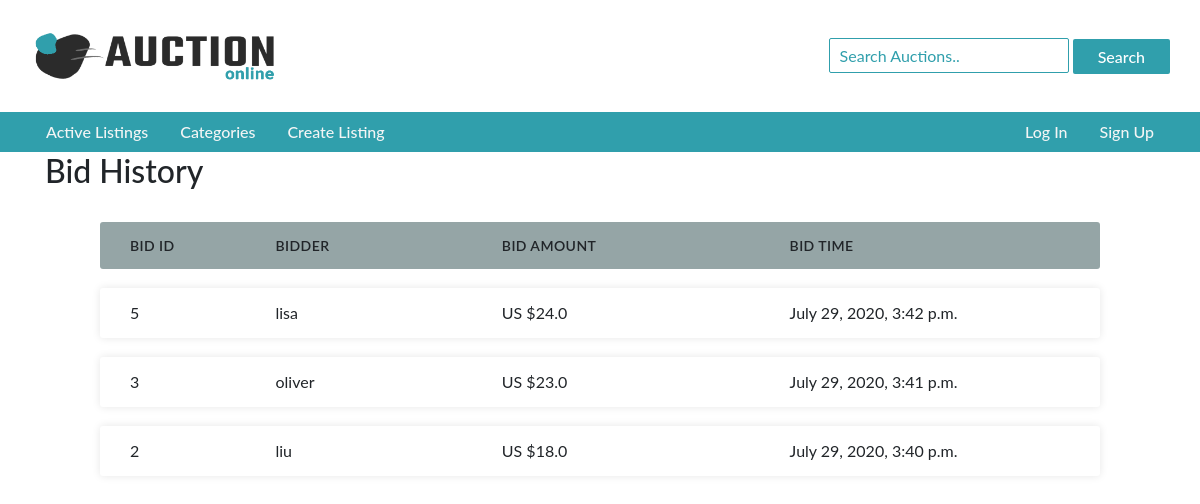
The app's page /listing/22/bids, older data.
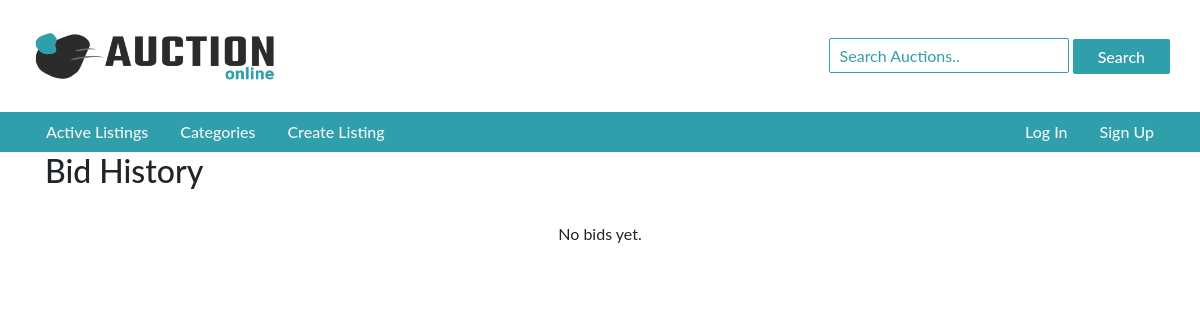
The same page, newer data.
### auctions/models.py (models this page shows, shortened)
class UserBid(models.Model):
    bidder = models.ForeignKey(User, on_delete=models.CASCADE, related_name="user_bid")
    listing = models.ManyToManyField(Listing, related_name="bids")
    bid = models.FloatField()
    time = models.DateTimeField(default=datetime.now)  # Set default correctly

class User(AbstractUser):
    watchlist = models.ManyToManyField(Listing, blank=True, related_name="watchers")
    listing = models.ManyToManyField(Listing, blank=True, related_name="creater")
    bought_items = models.ManyToManyField(Listing, blank=True, related_name="buyer")
    def __str__(self):
        return f"{self.username}"

### auctions/views.py (the view)
# urls.py: path("listing/<int:id>/bids", views.bids, name="bids"),
def bids(request, id):
    list_item = Listing.objects.get(id=id)
    bids = UserBid.objects.filter(listing=list_item).all().order_by('-id')
    creater = list_item.creater.get()
    if request.user == creater:
        creater_view = True
    else:
        creater_view = False
    return render(request, "auctions/bids.html", {
        "bids":bids,
        "list":list_item,
        "creater_view":creater_view
    })

### auctions/templates/auctions/bids.html (shortened to what this page needs)
{% extends 'auctions/layout.html' %}
{% block body %}
    <div class="container">
        <div class="heading">
            <h2>
                <form action="{% url 'auction_command' %}" method="POST">
                    Bid History&nbsp;
                </form>
            </h2>
        </div>
        <div class="listing-lower">
            {% if bids %}
                <div class="bids-div">
                    <ul class="responsive-table">
                        <li class="table-header">
                            <div class="col col-1">Bid Id</div>
                            <div class="col col-2">Bidder</div>
                            <div class="col col-3">Bid Amount</div>
                            <div class="col col-4">Bid Time</div>
                        </li>
                        {% for bid in bids %}
                            <li class="table-row">
                                <div class="col col-1" data-label="Bid Id">{{bid.id}}</div>
                                <div class="col col-2" data-label="Bidder">{{bid.bidder}}</div>
                                <div class="col col-3" data-label="Bid Amount">US ${{bid.bid}}</div>
                                <div class="col col-4" data-label="Bid Time">{{bid.time}}</div>
                            </li>
                        {% endfor %}
                    </ul>
                </div>
            {% else %}
                <center>No bids yet.</center>
            {% endif %}
        </div>
    </div>
{% endblock %}

Row changes from the older to the newer data that the page shows:
removed UserBid: id "5", bidder "lisa", bid "24.0", time "July 29, 2020, 3:42 p.m."
removed UserBid: id "3", bidder "oliver", bid "23.0", time "July 29, 2020, 3:41 p.m."
removed UserBid: id "2", bidder "liu", bid "18.0", time "July 29, 2020, 3:40 p.m."
Text that changed along with them:
text no longer shown: "BID ID BIDDER BID AMOUNT BID TIME"
text now shown: "No bids yet."
